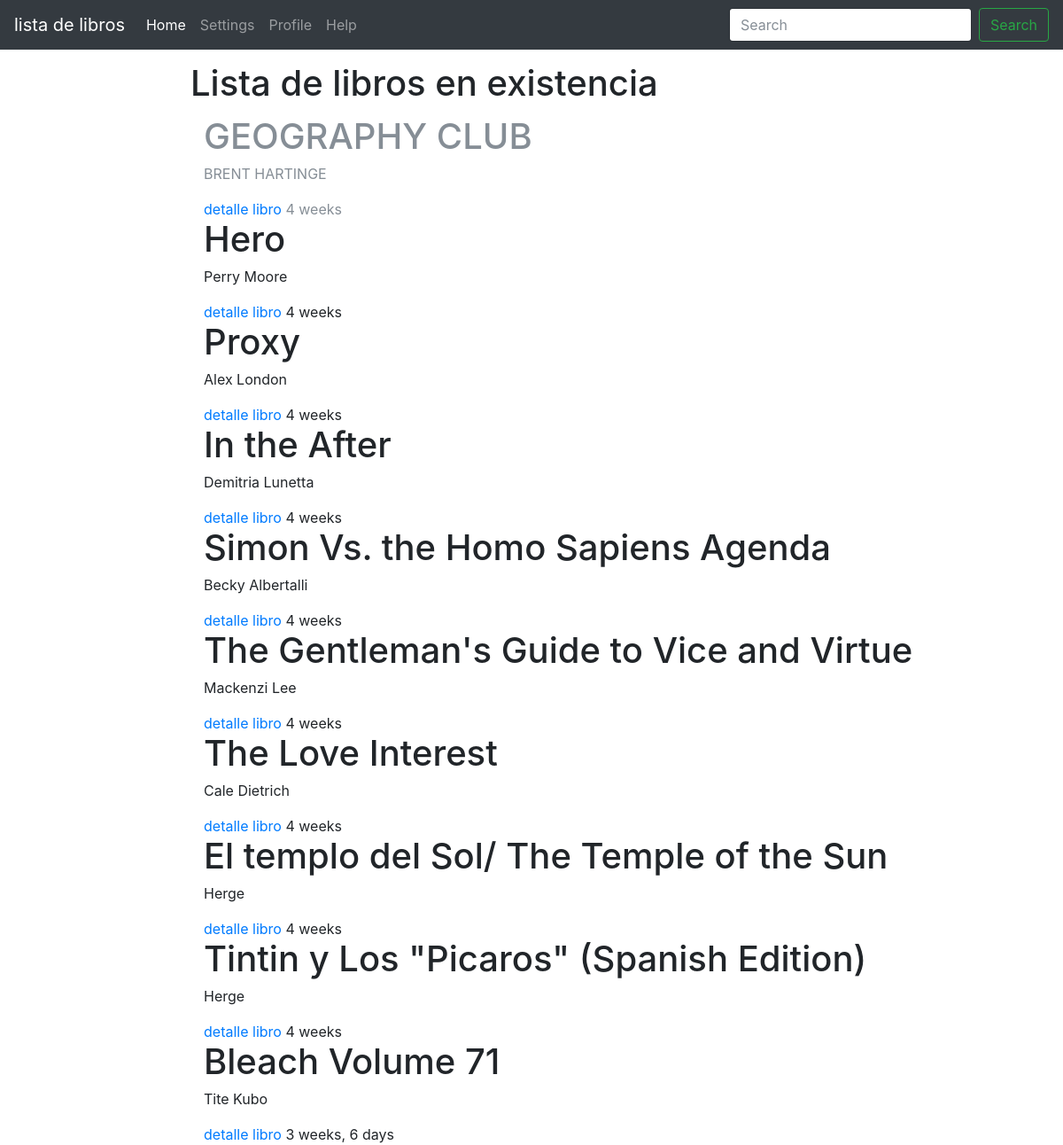
Page /libros/lista/ on the earlier database version.
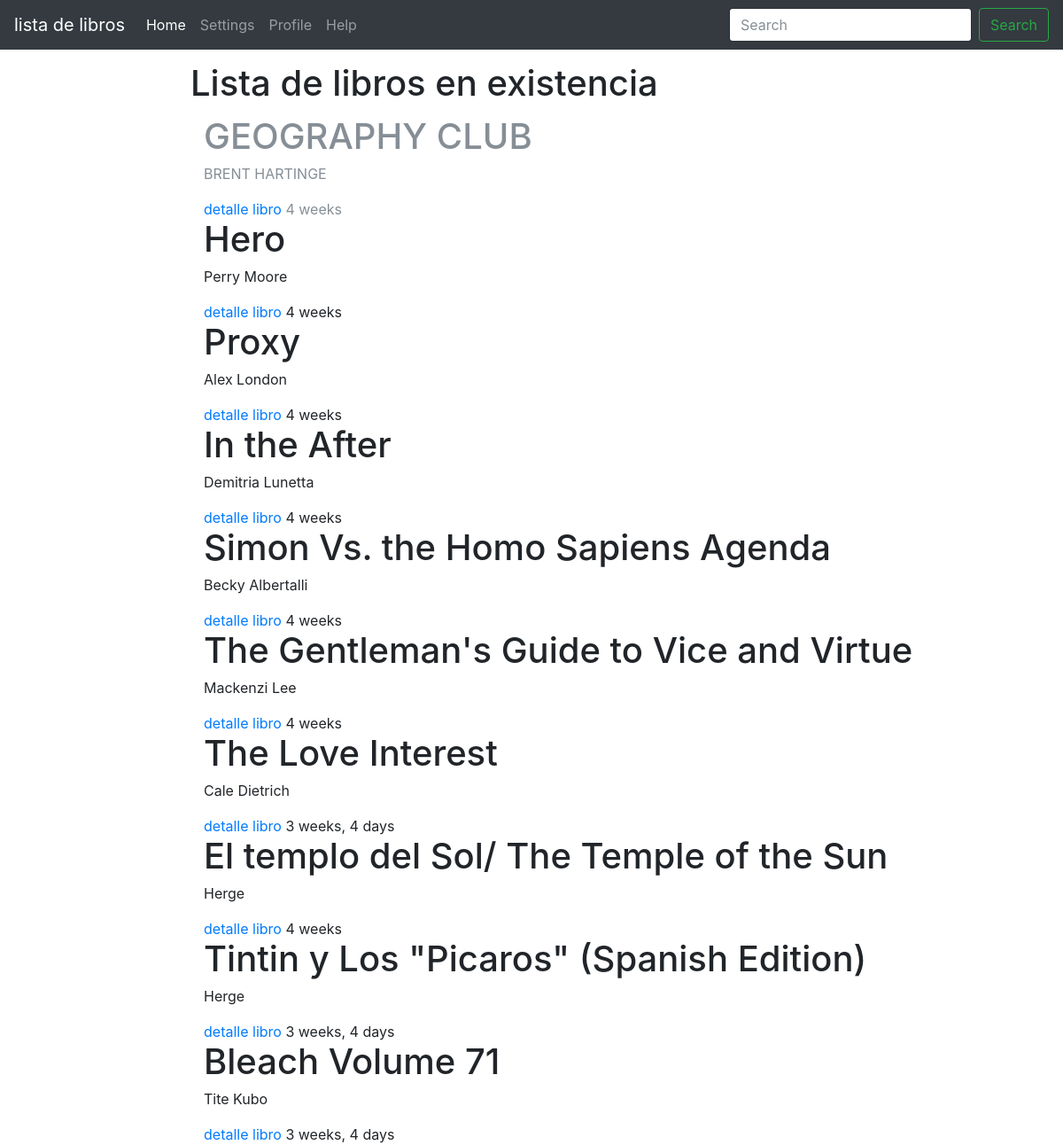
Same page on the later database version.
### libros/models.py (models this page shows)
class Libro(models.Model):
    user    = models.ForeignKey(settings.AUTH_USER_MODEL)
    Nombre = models.CharField(max_length=50)
    Autor = models.CharField(max_length=50)
    Editorial = models.CharField(max_length=50)
    ISBN = models.CharField(max_length=50)
    precio = models.IntegerField()
    created = models.DateTimeField(auto_now = True)
    def __str__(self):
        return str(self.Nombre)

### libros/views.py (the view)
# urls.py: url(r'^libros/lista/$', LibroListView.as_view(), name='libro_lista'),
class LibroListView(ListView):
    template_name = "lista_libros.html"
    def get_queryset(self, *args, **kwargs):
        qs = Libro.objects.all()
        print self.request.GET
        query = self.request.GET.get("q", None)
        if query is not None:
            qs = qs.filter(
            Q(Nombre__icontains=query)|
            Q(user__username__icontains=query)
            )
        return qs
    def get_context_data(self, *args, **kwargs):
         context = super(LibroListView, self).get_context_data(*args, **kwargs)
         print context
         context['create_form'] = LibroModelForm()
         context['create_url'] = reverse_lazy("Libro_create")
         return context

### libros/forms.py
class LibroModelForm(forms.ModelForm):
    class Meta:
        model = Libro
        fields = [
            "user",
            "Nombre",
            "Autor",
            "Editorial",
            "ISBN",
            "precio"
            ]

### biblioteca/templates/lista_libros.html (shortened to what this page needs)
{% load static %}
<!DOCTYPE html>
<html lang="en">
  <head>
    <link href="{% static 'static/bootstrap/css/bootstrap.min.css' %}" rel="stylesheet">
    <link rel="stylesheet" href="{% static 'css/Mycss.css' %}">
  </head>
  <body>
    <div class="navbar navbar-inverse bg-inverse">
      <div class="container d-flex justify-content-between">
        <a href="#" class="navbar-brand">Album</a>
        <button class="navbar-toggler" type="button" data-toggle="collapse" data-target="#navbarHeader" aria-controls="navbarHeader" aria-expanded="false" aria-label="Toggle navigation">
          <span class="navbar-toggler-icon"></span>
        </button>
      </div>
    </div>
    <nav class="navbar navbar-expand-md navbar-dark fixed-top bg-dark">
      <a class="navbar-brand" href="#">lista de libros</a>
      <div class="collapse navbar-collapse" id="navbarsExampleDefault">
        <ul class="navbar-nav mr-auto">
          <li class="nav-item active">
            <a class="nav-link" href="#">Home <span class="sr-only">(current)</span></a>
          </li>
          <li class="nav-item">
            <a class="nav-link" href="#">Settings</a>
          </li>
          <li class="nav-item">
            <a class="nav-link" href="#">Profile</a>
          </li>
          <li class="nav-item">
            <a class="nav-link" href="#">Help</a>
          </li>
        </ul>
        <form class="form-inline mt-2 mt-md-0">
          <input class="form-control mr-sm-2" type="text" placeholder="Search" aria-label="Search">
          <button class="btn btn-outline-success my-2 my-sm-0" type="submit">Search</button>
        </form>
      </div>
    </nav>
        <main class="col-sm-9 ml-sm-auto col-md-10 pt-3" role="main">
          <h1>Lista de libros en existencia</h1>
          <div class="album text-muted">
            {% for object in object_list %}
            <div class="container">
                    <h1>{{object.Nombre}}</h1>
                    <p> {{object.Autor}}</p>
                    <a href="/libros/detalle/{{object.id}}/">detalle libro</a> {{object.created|timesince}}  &nbsp;
                  </div>
                </div>
                {% endfor %}
            </main>
  </body>
</html>

Differences in the rows shown:
changed Libro "The Love Interest": created "4 weeks" → "3 weeks, 4 days"
changed Libro "Tintin y Los \"Picaros\" (Spanish Edition)": created "4 weeks" → "3 weeks, 4 days"
changed Libro "Bleach Volume 71": created "3 weeks, 6 days" → "3 weeks, 4 days"
